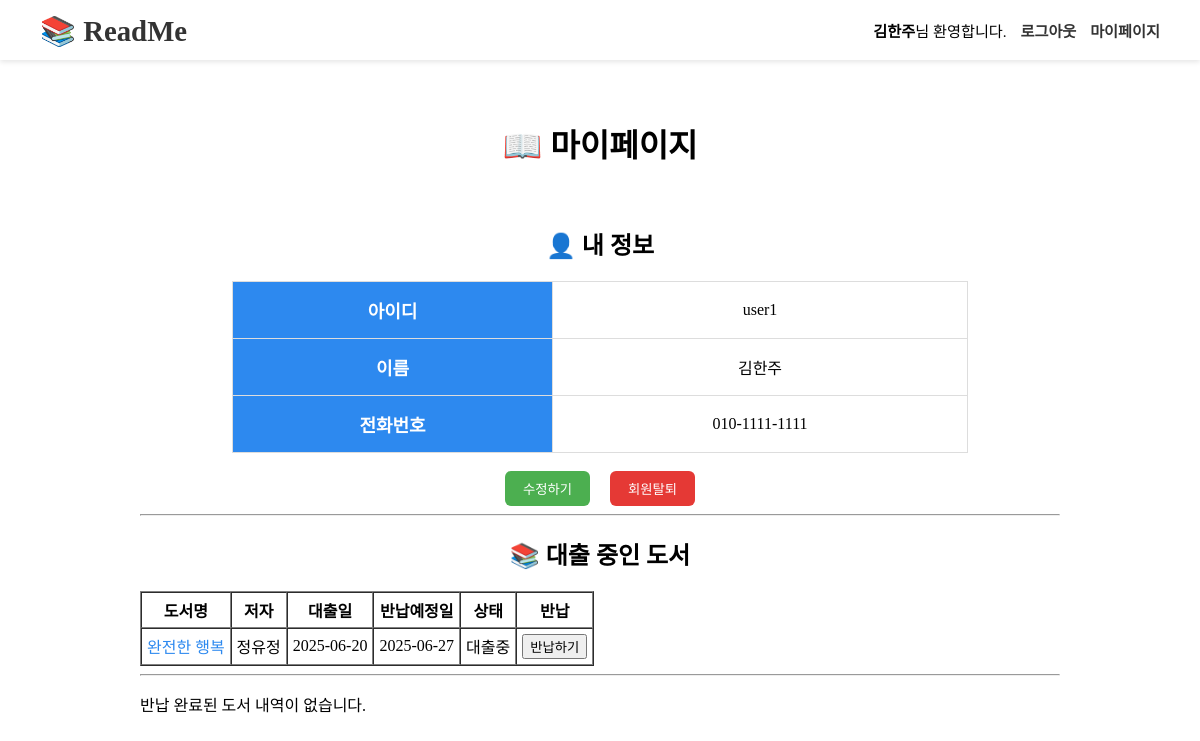
Page /user/info.php (signed in) on the earlier database version.
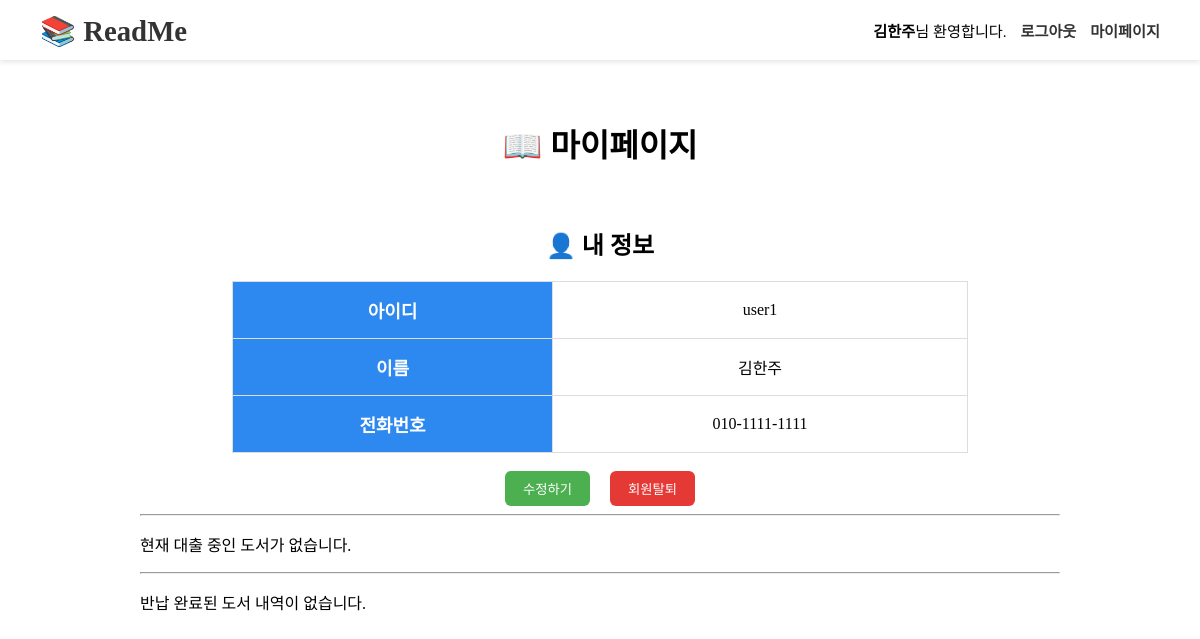
Same page on the later database version.
### tables this page shows
create table user( 
	uno int unsigned auto_increment,  
    uid varchar(20) NOT NULL UNIQUE,  
    upwd varchar(30) NOT NULL,  
    uname varchar(20) NOT NULL,  
	uphone varchar(13) NOT NULL,  
    ustate boolean default 0,  
    udelete boolean default 0,  
	constraint primary key (uno)
);

CREATE TABLE loan (
    lno INT unsigned AUTO_INCREMENT,     
    ldate DATE NOT NULL,                     
    lddate DATE NOT NULL,                    
    lrdate DATE,                            
    lstate BOOLEAN NOT NULL DEFAULT 0,      
    uno INT unsigned NOT NULL,                       
    bno INT unsigned NOT NULL,                       

	constraint primary key (lno),
    constraint foreign key(uno) references user(uno) on update cascade on delete cascade,
    constraint foreign key(bno) references book(bno) on update cascade on delete cascade
);

CREATE TABLE book (
    bno INT unsigned AUTO_INCREMENT,        
    btitle VARCHAR(100) NOT NULL,              
    briter VARCHAR(50) NOT NULL,               
    bpub VARCHAR(50) NOT NULL,                 
    bimg VARCHAR(100),                         
    sno INT unsigned NOT NULL,                          
    cno INT unsigned,
    constraint primary key (bno),
    constraint foreign key(sno) references slot(sno) on update cascade on delete cascade,
    constraint foreign key(cno) references category(cno) on update cascade on delete cascade
);

### user/info.php (the view, shortened to what this page needs)
<?php
include '../db.php';
$uno = $_SESSION['uno'];
$sql_user = "SELECT uid, uname, uphone FROM user WHERE uno = ?";
$stmt_user = $conn->prepare($sql_user);
$stmt_user->bind_param("i", $uno);
$stmt_user->execute();
$result_user = $stmt_user->get_result();
$user = $result_user->fetch_assoc();
?>
<?php include '../header.php'; ?>
<div class="userInfoCon">
    <h1 class="pageTitle">📖 마이페이지</h1>
    <h2>👤 내 정보</h2>
    <table class="userTable" border="1" cellpadding="5" cellspacing="0">
        <tr><th>아이디</th><td><?= htmlspecialchars($user['uid']) ?></td></tr>
        <tr><th>이름</th><td><?= htmlspecialchars($user['uname']) ?></td></tr>
        <tr><th>전화번호</th><td><?= htmlspecialchars($user['uphone']) ?></td></tr>
    </table>
    <br>
    <div class="formBox">
        <form action="update.php" method="get">
            <button class="infoUpdateBtn" type="submit">수정하기</button>
        </form>
        <form action="deletePro.php" method="post">
            <button class="infoDeleteBtn" type="submit">회원탈퇴</button>
        </form>
    </div>
    <hr>
    <?php
    $sql = "
        SELECT loan.lno, book.bno, book.btitle, book.briter, loan.ldate, loan.lddate, loan.lstate
        FROM loan
        JOIN book ON loan.bno = book.bno
        WHERE loan.uno = ? AND loan.lstate = 0
        ORDER BY loan.ldate DESC
    ";
    $stmt = $conn->prepare($sql);
    $stmt->bind_param("i", $uno);
    $stmt->execute();
    $result = $stmt->get_result();
    if ($result->num_rows > 0): ?>
        <h2 class="sectionTitle">📚 대출 중인 도서</h2>
        <table border="1" cellpadding="5" cellspacing="0">
            <thead>
                <tr>
                    <th>도서명</th>
                    <th>저자</th>
                    <th>대출일</th>
                    <th>반납예정일</th>
                    <th>상태</th>
                    <th>반납</th>
                </tr>
            </thead>
            <tbody>
            <?php while ($row = $result->fetch_assoc()): ?>
                <tr>
                    <td>
                        <a href="../book/bookView.php?bno=<?= $row['bno'] ?>" class="link">
                            <?= htmlspecialchars($row['btitle']) ?>
                        </a>
                    </td>
                    <td><?= htmlspecialchars($row['briter']) ?></td>
                    <td><?= htmlspecialchars($row['ldate']) ?></td>
                    <td><?= htmlspecialchars($row['lddate']) ?></td>
                    <td><?= $row['lstate'] == 0 ? '대출중' : '반납완료' ?></td>
                    <td>
                        <form method="post" action="returnBook.php">
                            <button type="submit">반납하기</button>
                        </form>
                    </td>
                </tr>
            <?php endwhile; ?>
            </tbody>
        </table>
    <?php else: ?>
        <p>현재 대출 중인 도서가 없습니다.</p>
    <?php endif; ?>
    <hr>
    <?php
    $sqlHistory = "
        SELECT loan.lno, book.bno, book.btitle, book.briter, loan.ldate, loan.lddate, loan.lrdate
        FROM loan
        JOIN book ON loan.bno = book.bno
        WHERE loan.uno = ? AND loan.lstate = 1
        ORDER BY loan.lrdate DESC
    ";
    $stmtHistory = $conn->prepare($sqlHistory);
    $stmtHistory->bind_param("i", $uno);
    $stmtHistory->execute();
    $resultHistory = $stmtHistory->get_result();
    if ($resultHistory->num_rows > 0): ?>
        <h2>📚 대출 내역</h2>
        <table border="1" cellpadding="5" cellspacing="0">
            <thead>
                <tr>
                    <th>도서명</th>
                    <th>저자</th>
                    <th>대출일</th>
                    <th>반납예정일</th>
                    <th>반납일</th>
                </tr>
            </thead>
            <tbody>
            <?php while ($row = $resultHistory->fetch_assoc()): ?>
                <tr>
                    <td><a href="../book/bookView.php?bno=<?= $row['bno'] ?>"><?= htmlspecialchars($row['btitle']) ?></a></td>
                    <td><?= htmlspecialchars($row['briter']) ?></td>
                    <td><?= htmlspecialchars($row['ldate']) ?></td>
                    <td><?= htmlspecialchars($row['lddate']) ?></td>
                    <td><?= htmlspecialchars($row['lrdate']) ?></td>
                </tr>
            <?php endwhile; ?>
            </tbody>
        </table>
    <?php else: ?>
        <p>반납 완료된 도서 내역이 없습니다.</p>
    <?php endif; ?>
</div>
</body>
</html>

### header.php (shortened to what this page needs)
<!DOCTYPE html>
<html lang="ko">
<head>
    <link rel="stylesheet" href="/readme/css/main.css">
    <link rel="stylesheet" href="/readme/css/header.css">
    <link rel="stylesheet" href="/readme/css/book.css">
    <link rel="stylesheet" href="/readme/css/user.css">
    <link rel="stylesheet" href="/readme/css/admin.css">
</head>
<body>
    <header class="globalHeader">
        <div class="headerWrapper">
            <h1 class="siteTitle"><a href="/readme/home.php">📚 ReadMe</a></h1>
            <div class="loginStatus">
            <?php
            if (isset($_SESSION['adno'])) {
                echo "<strong>" . htmlspecialchars($_SESSION['adname']) . "</strong>님 환영합니다.
                      <a href='/readme/admin/logout.php'>로그아웃</a> |
                      <a href='/readme/admin/info.php'>관리자 전용</a>";
            } else if (isset($_SESSION['uno'])) {
                echo "<strong>" . htmlspecialchars($_SESSION['uname']) . "</strong>님 환영합니다.
                      <a href='/readme/user/logout.php'>로그아웃 </a>
                      <a href='/readme/user/info.php'>마이페이지</a>";
            } else {
                echo "<a href='/readme/user/login.php'>로그인</a>";
            }
            ?>
            </div>
        </div>
    </header>

### css/main.css (style rules this page uses)
* { font-family: 'NEXON Lv1 Gothic OTF'; }
a { text-decoration: none; color: black; }
html, body { margin: 0; padding: 0; height: 100%; }
body { padding-top: 60px; }

### css/header.css (style rules this page uses)
.globalHeader { position: fixed; top: 0; left: 0; width: 100%; height: 60px; background-color: #fff; box-shadow: 0 2px 5px rgba(0,0,0,0.1); z-index: 1000; display: flex; align-items: center; padding: 0 40px; box-sizing: border-box; }
.headerWrapper { width: 100%; display: flex; justify-content: space-between; align-items: center; }
.siteTitle a { text-decoration: none; font-size: 1.8rem; font-weight: bold; color: #333; }
.loginStatus { font-size: 0.95rem; }
.loginStatus a { margin-left: 10px; color: #333; text-decoration: none; }

### css/user.css (style rules this page uses)
.userInfoCon { max-width: 960px; margin: 0 auto; padding: 0 20px; box-sizing: border-box; }
.pageTitle { margin: 60px 0px; text-align: center; }
.userInfoCon > h2 { text-align: center; }
.userTable { width: 80%; margin-left: auto; margin-right: auto; border-collapse: collapse; }
.userTable th, .userTable td { border: 1px solid #ddd; padding: 15px; text-align: center; }
.userTable th { background-color: #2d89ef; color: white; font-weight: bold; font-size: 18px; }
.formBox { display: flex; justify-content: center; }
.infoUpdateBtn, .infoDeleteBtn { background-color: #4CAF50; color: white; padding: 8px 18px; border: none; border-radius: 6px; cursor: pointer; margin: 0px 10px; }
.infoDeleteBtn { background-color: #E53935; }
.link { color: #2d89ef; text-decoration: none; font-weight: 500; transition: color 0.3s ease; }

### css/admin.css (style rules this page uses)
a { text-decoration: none; font-weight: bold; }

Differences in the rows shown:
removed loan: bno.btitle "완전한 행복", bno.briter "정유정", ldate "2025-06-20", lddate "2025-06-27", lstate "대출중"
Other differences:
text no longer shown: "📚 대출 중인 도서 도서명 저자 대출일 반납예정일 상태 반납"
text now shown: "현재 대출 중인 도서가 없습니다."
